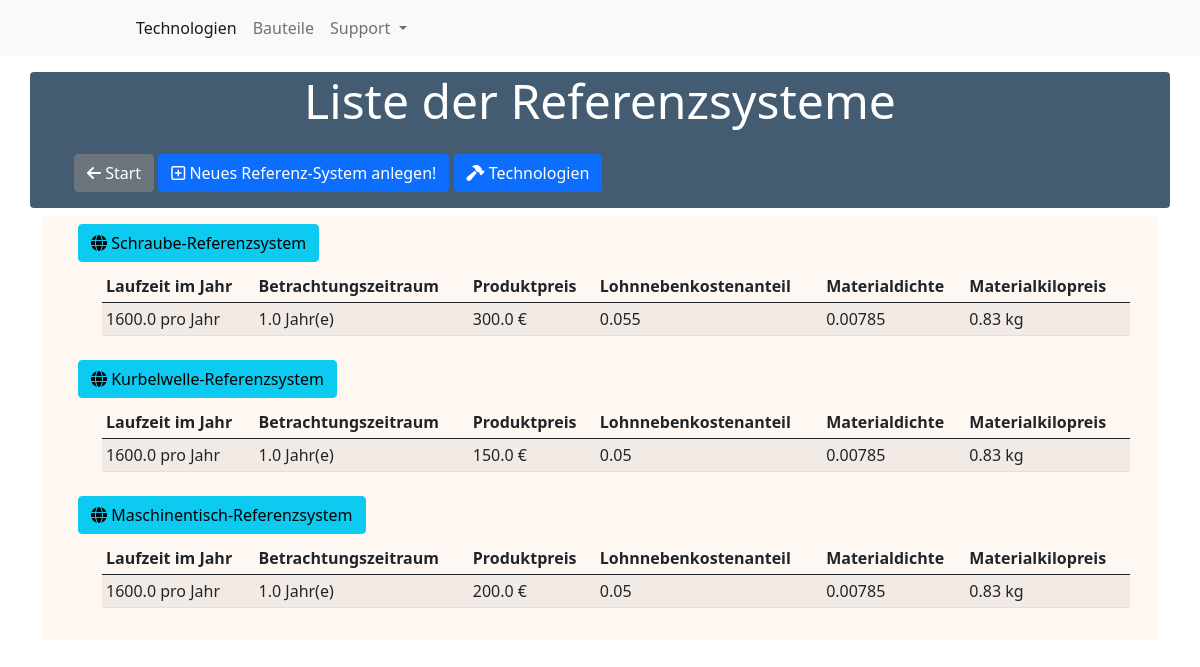
Page /references on the earlier database version.
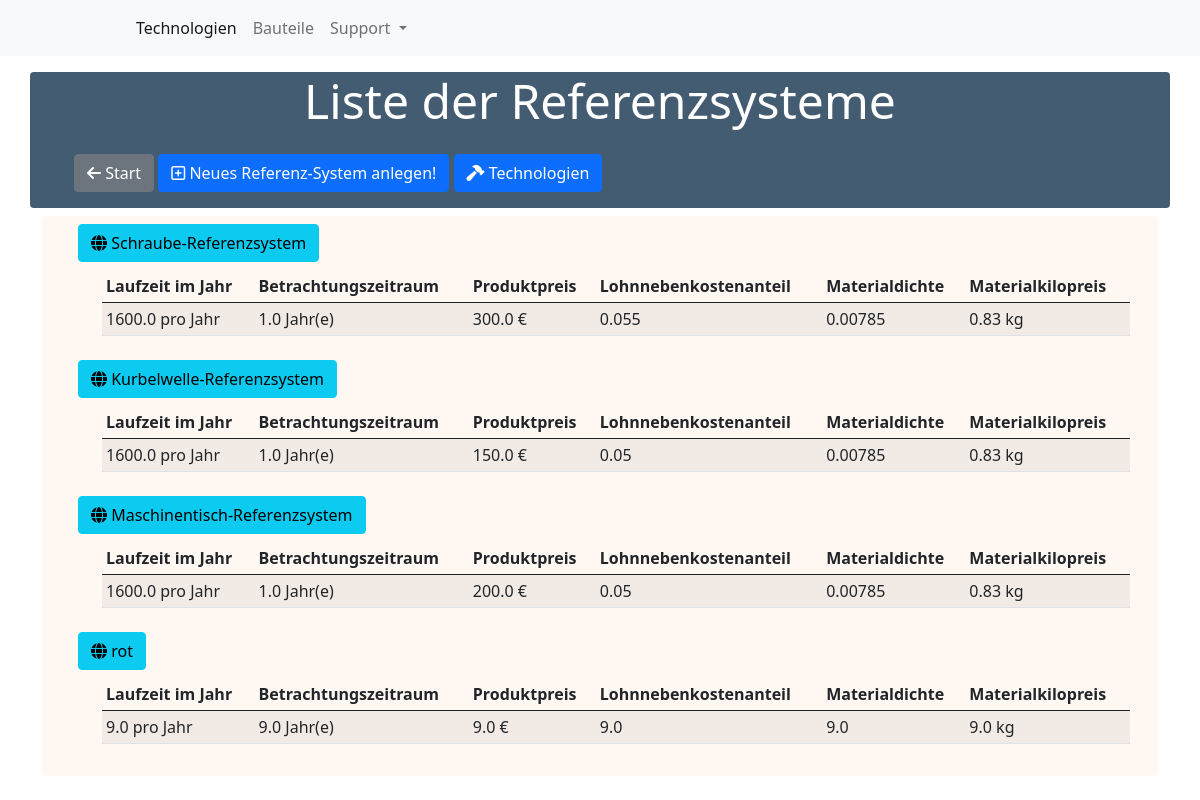
Same page on the later database version.
### main/models.py (models this page shows, shortened)
class ReferenceSystem(models.Model):
    name = CharField(max_length=255)
    technologies = ManyToManyField(
        Tool, through='FctMembership')
    laufzeit_jahr = FloatField()
    betrachtungszeitraum = FloatField()
    produktpreis = FloatField()
    lohnnebenkostenanteil = FloatField()
    dichte = FloatField()
    kilopreis = FloatField()

### main/views.py (the view)
# urls.py: path('references', views.ReferenceList.as_view(), name='referencemodel-list'),
class ReferenceList(ListView):
    model = ReferenceSystem
    template_name = 'main/reference/list.html'

### main/templates/main/reference/list.html
{% extends "base.html" %}{% load static %}
{% block content %}
<div class="container mt-3">
  <div class="row">
    <div class="header mb-2">
      <p class='display-5 text-center'>
        Liste der Referenzsysteme
      </p>
      <ul>
        <a class=" w-20 btn btn-secondary mt-2" href="{% url 'index' %}"><i class="fas fa-arrow-left"></i>
          Start</a>
        <a class=" w-20 btn btn-primary mt-2" href="{% url 'referencemodel-create' %}"><i
            class="far fa-plus-square"></i>
          Neues Referenz-System
          anlegen!</a>
        <a class=" w-20 btn btn-primary mt-2" href="{% url 'technology-list' %}"><i class="fas fa-hammer"></i>
          Technologien</a>
      </ul>
    </div>
  </div>
  <div class="container" style="background-color:rgb(255, 245, 238, 0.8) ;border-radius: 4px;
  color: rgba(21, 52, 78, 0.8);">
    <div class="row px-3 justify-content">
      <ul>
        {% for ref in object_list %}
        <a class="w-20 btn btn-info m-2" href="{% url 'referencemodel-detail' pk=ref.id %}">
          <i class="fas fa-globe"></i></i> {{ref.name }}
        </a>
        <ul>
          <div class="table-responsive">
            <table class="table table-striped table-hover table-sm">
              <thead>
                <tr>
                  <th scope="col">Laufzeit im Jahr</th>
                  <th scope="col">Betrachtungszeitraum</th>
                  <th scope="col">Produktpreis</th>
                  <th scope="col">Lohnnebenkostenanteil</th>
                  <th scope="col">Materialdichte</th>
                  <th scope="col">Materialkilopreis</th>
                </tr>
              </thead>
              <tbody>
                <td>{{ref.laufzeit_jahr}} pro Jahr</td>
                <td>{{ref.betrachtungszeitraum}} Jahr(e)</td>
                <td>{{ref.produktpreis}} €</td>
                <td>{{ref.lohnnebenkostenanteil}}</td>
                <td>{{ref.dichte}}</td>
                <td>{{ref.kilopreis}} kg</td>
              </tbody>
            </table>
          </div>
        </ul>
        {% endfor %}
      </ul>
    </div>
  </div>
</div>
{% endblock %}

Differences in the rows shown:
added ReferenceSystem: name "rot", laufzeit_jahr "9.0", betrachtungszeitraum "9.0", produktpreis "9.0", lohnnebenkostenanteil "9.0", dichte "9.0", kilopreis "9.0"
